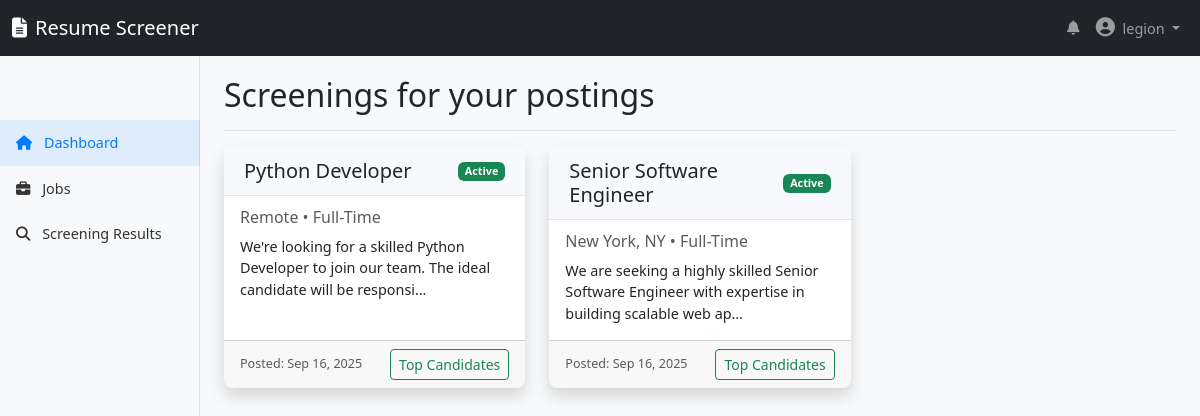
/jobs/screening_list/ (signed in), run on an earlier commit of the app's database.
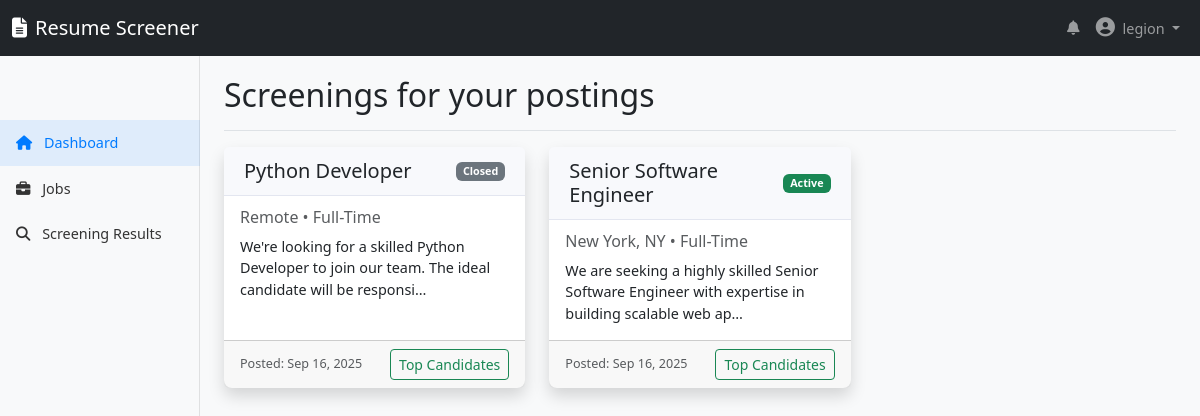
And on a later commit of the database.
### jobs/models.py (models this page shows, shortened)
class Job(models.Model):
    created_by = models.ForeignKey(settings.AUTH_USER_MODEL,on_delete= models.CASCADE, related_name= 'jobs')
    title = models.CharField(max_length=100)
    description = models.TextField()  #not null in form and database
    requirements = models.TextField(blank=True, null=True)
    location = models.CharField(max_length=100, blank=True, null=True)
    choices_emp_type = [("FT",'Full-Time'),('PT','Part-Time'),('CT','Cotract')]
    employment_type = models.CharField(max_length= 50, choices= choices_emp_type, default="FT")
    salary_range = models.CharField(max_length=200, blank=True, null=True)
    is_active = models.BooleanField(default=True)
    created_at = models.DateTimeField(auto_now_add=True)
    updated_at = models.DateTimeField(auto_now= True)

### jobs/views.py (the view)
# urls.py: path('screening_list/', job_veiws.screening_list, name = 'screening_jobs_list'),
@login_required
def screening_list(request):
    jobs = Job.objects.filter(created_by = request.user).order_by('-created_at')
    context = {
        'jobs' : jobs
    }
    return render(request, 'jobs/screening_jobs.html', context)

### templates/jobs/screening_jobs.html
{% extends 'base/base.html' %}
{% load static %}
{% block content %}
    <div class="container-fluid">
        <div class="row">
            <main class="col-md-9 ms-sm-auto col-lg-10 px-md-4 main-content">
                <div class="d-flex justify-content-between flex-wrap flex-md-nowrap align-items-center pt-3 pb-2 mb-3 border-bottom">
                    <h1 class="h2">Screenings for your postings</h1>
                </div>
                {% if jobs %}
                    <div class="row row-cols-1 row-cols-md-2 row-cols-lg-3 g-4">
                        {% for job in jobs %}
                            <div class="col">
                                <div class="card shadow h-100 {% if not job.is_active %}border-secondary{% endif %}">
                                    <div class="card-header d-flex justify-content-between align-items-center">
                                        <h5 class="mb-0">{{ job.title }}</h5>
                                        {% if job.is_active %}
                                            <span class="badge bg-success">Active</span>
                                        {% else %}
                                            <span class="badge bg-secondary">Closed</span>
                                        {% endif %}
                                    </div>
                                    <div class="card-body">
                                        <h6 class="card-subtitle mb-2 text-muted">{{ job.location }} • {{ job.get_employment_type_display }}</h6>
                                        <p class="card-text">{{ job.description|truncatechars:100 }}</p>
                                    </div>
                                    <div class="card-footer d-flex justify-content-between align-items-center">
                                        <small class="text-muted">Posted: {{ job.created_at|date:"M d, Y" }}</small>
                                        <a href="{% url 'jobs:top_candidates_list' job.id %}" class="btn btn-sm btn-outline-success">
                                            Top Candidates
                                        </a>
                                    </div>
                                </div>
                            </div>
                        {% endfor %}
                    </div>
                {% else %}
                    <div class="alert alert-info text-center" role="alert">
                        You have not posted any jobs yet.
                    </div>
                {% endif %}
            </main>
        </div>
    </div>
{% endblock %}

What changed in the data, as far as the page shows it:
changed Job "Python Developer": is_active "Active" → "Closed"
